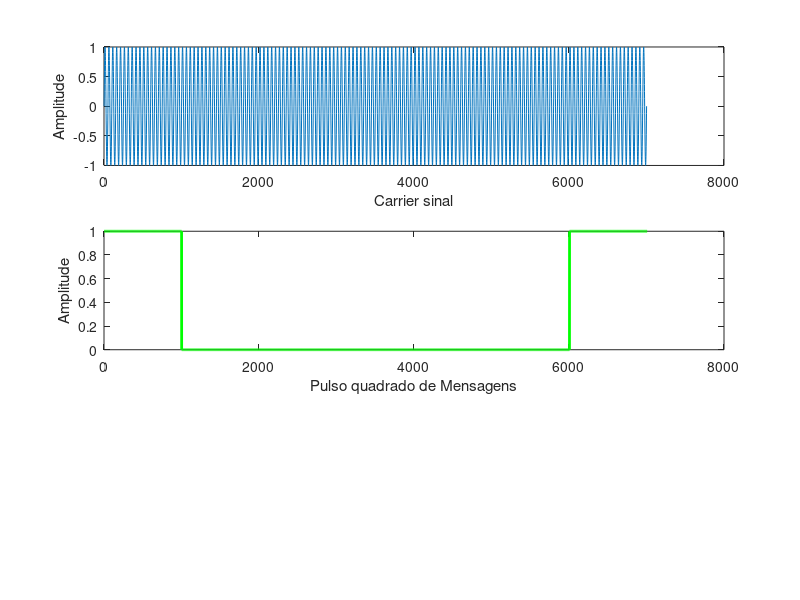

Reproduce this figure in MATLAB.
%Modulação, demodulação e avaliação de bit error entre os resultados

data = [1 0 0 0 0 0 1]; %defina os bits a serem modulados na onda

%DEFINIR SINAL CARRIER
%%%%%%%%%%%%%%%%%%%%%%%%%%%%%%%%%%%%%%%%%%%%%%%%%%%%%%%%%%%%%%%%%%%%%%%%%%%%%%
%frequência e período da onda carrier
frequencia_carrier = 1000; 
periodo_carrier = 1/frequencia_carrier;

%frequência e período que definem a sampling rate(baseado na f e t da carrier)
f_sampling = frequencia_carrier * 50;
periodo_sampling = 1/f_sampling;

%tempo de retardamento da onda gerada.
%quanto maior esse valor, maior o tamanho de samplings t, dito que o período da carrier esteja definido.
holdup_time = 20;
proportional_holdup_time = holdup_time*length(data);
%definição do vetor de tempo de sampling
t = 0:periodo_sampling:(proportional_holdup_time*periodo_carrier); 
   %de zero até o tamanho do vetor que deseja carregar vezes o período da onda de carregamento 

onda_carrier = sin(2*pi*t*frequencia_carrier); %carrier wave: um seno com frequência delimitada pelos valores de t vezes valor de N(que depende do numero de bits)
figure;
subplot(3,1,1);
plot(onda_carrier);
xlabel('Carrier sinal');
ylabel('Amplitude');

%%%%%%%%%%%%%%%%%%%%%%%%%%%%%%%%%%%%%%%%%%%%%%%%%%%%%%%%%%%%%%%%%%%%%%%%%%%%%%

%CONVERTER OS DATA BITS EM ONDA QUADRADA
%%%%%%%%%%%%%%%%%%%%%%%%%%%%%%%%%%%%%%%%%%%%%%%%%%%%%%%%%%%%%%%%%%%%%%%%%%%%%%
periodo_pulso_quadrado = 0:periodo_sampling:(holdup_time*periodo_carrier);
pulso_quadrado = [];
	for i=1:length(data)
		for j=1:length((periodo_pulso_quadrado) - 1)
			pulso_quadrado = [pulso_quadrado data(i)];
		end
	end
pulso_quadrado(1, size(pulso_quadrado)+1) = pulso_quadrado(1, size(pulso_quadrado));

subplot(3,1,2)
plot(pulso_quadrado,'g','Linewidth',2)
xlabel('Pulso quadrado de Mensagens');
ylabel('Amplitude');
